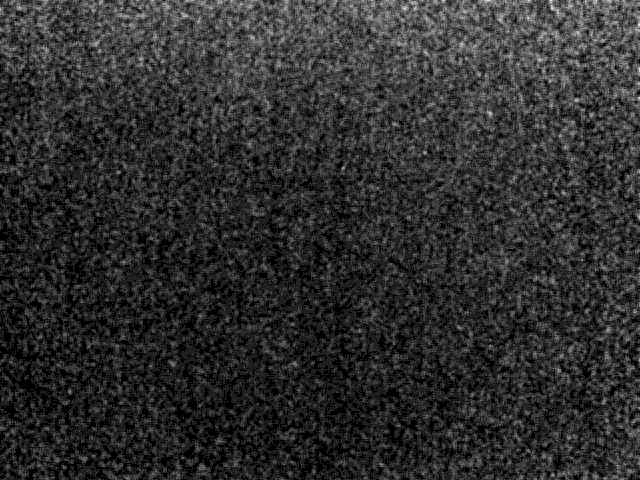
#> input picture LUmiere/I000.bmp, 640 x 480 px, found by its file name; its folder holds 4 pictures in this run
$ python bmptomatrics.py
#> lines starting #> are read from the running program, lines starting #| are printed output that depends on the picture
from PIL import Image
import numpy as np
import os as os
import matplotlib.pyplot as plt

path = '/home/clement/Documents/TIPE/LUmiere'
listing = os.listdir(path)
l=[]
nom=[]
for file in listing[:-1]:
    nom.append(int(file[2:-4]))
    im = Image.open(path + '/' + file)
#> im is the input picture: PIL image 640x480 L; min 8, max 16, mean 9.47
    p = np.array(im)
    l.append(p[int(len(p)/2),int(len(p)/2)])

print(sorted(l))
l=[9, 150]
nom = [0, 600]
print(sorted(nom))
plt.plot(sorted(nom),sorted(l), label='y=0.235x+9')
plt.legend()
plt.xlabel('luminosité (en lux)')
plt.ylabel('Valeur pixel')
plt.show()
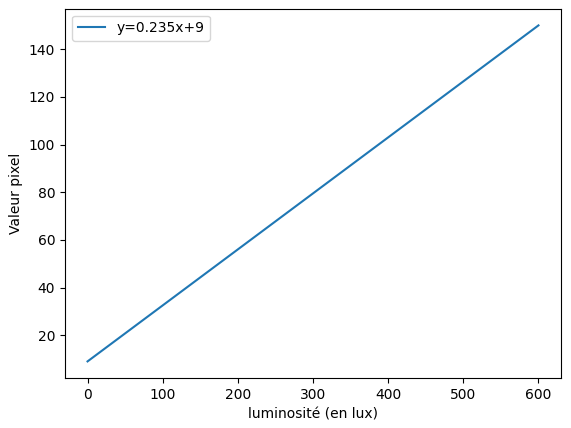
#> figure drawn by matplotlib, 1 panel
